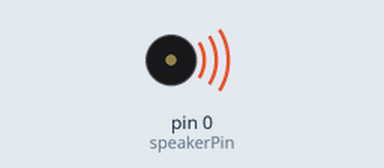
Bench run of a sketch on a simulated Arduino Uno, built with avr-gcc and run on an emulated ATmega328P. Shown: buzzer (waves = sounding).

Above: at 19.1 s.
At 25.5 s:
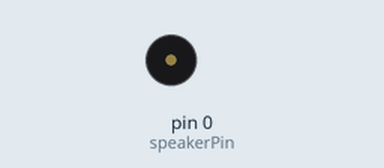
Timing chart, 0 to 52.5 s (numbered marks = the images above):
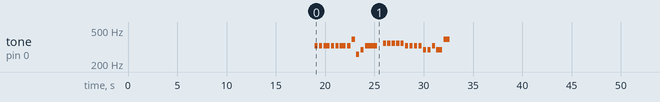

The sketch:

sketch_mar02a.ino
```cpp
/**
 *  Haili Cai
 *  Kyle Leung
 *  Zhuo Chen
 *
 */


// three row
int row1 = 13;  //Row 1
int row2 = 12;  //Row 2
int row3 = 11;  //Row 3


// nine column
int col1 = 10;
int col2 = 9;
int col3 = 8;
int col4 = 7;
int col5 = 6;
int col6 = 5;
int col7 = 4;
int col8 = 3;
int col9 = 2;


//the number of rows and columns
int rowmax = 3;
int colmax = 9;
//make arrays of col and row
int ledCol[9];
int ledRow[3];


/////////////////////music//////////////////

int speakerPin = 0;
int length = 26;
char notes[] = "eeeeeeegcde fffffeeeeddedg";
int beats[] = { 1, 1, 2, 1, 1, 2, 1, 1, 1, 1, 4, 1, 1, 1, 1, 1, 1, 1, 1, 1, 1, 1, 1, 1, 2, 2};

int tempo = 300;

// the setup routine runs once when you press reset:
void setup() {

  //used for random value
  //Serial.begin(9600);
  // initialize the digital pin as an output.

  //3 rows
  pinMode(row1, OUTPUT); //Top
  pinMode(row2, OUTPUT); //Middle
  pinMode(row3, OUTPUT); //Bottom

  //9 Columns
  pinMode(col1, OUTPUT); //Left
  pinMode(col2, OUTPUT); //Middle
  pinMode(col3, OUTPUT); //Right
  pinMode(col4, OUTPUT); //Left
  pinMode(col5, OUTPUT); //Middle
  pinMode(col6, OUTPUT); //Right
  pinMode(col7, OUTPUT); //Left
  pinMode(col8, OUTPUT); //Middle
  pinMode(col9, OUTPUT); //Right
  pinMode(speakerPin, OUTPUT);


  //fill array
  ledCol[0] = col1;
  ledCol[1] = col2;
  ledCol[2] = col3;
  ledCol[3] = col4;
  ledCol[4] = col5;
  ledCol[5] = col6;
  ledCol[6] = col7;
  ledCol[7] = col8;
  ledCol[8] = col9;

  ledRow[0] = row1;
  ledRow[1] = row2;
  ledRow[2] = row3;

  testAll(); //checks all the LEDS make sure they can all light.
}

// the loop routine runs over and over again forever:
void loop() {

   for (int i = 0; i < length; i++) {
    if (notes[i] == ' ') {
      delay(beats[i] * tempo); // rest
    } else {
      playNote(notes[i], beats[i] * tempo);
    }

    // pause between notes
    delay(tempo / 2);
  }

  frontFigure();
  rightFigure();
  backFigure();
  leftFigure();
  middleMove();

  panelRotate();
  panelRotate();
  panelRotate();
  panelRotate();
  panelRotate();
  panelRotate();
  panelRotate();

  antiClock(70);
  antiClock(80);
  antiClock(90);

  Clock(90);
  Clock(80);
  Clock(70);


  frontToBackPane();
  rightToLeftPane();
  backToFrontPane();
  leftToRightPane();
  bottomToTopPanel();
  topToBottomPanel();


  antiPanelRotate();
  antiPanelRotate();
  antiPanelRotate();
  antiPanelRotate();
  antiPanelRotate();
  antiPanelRotate();
  antiPanelRotate();

  delay(200);


  paneFTR();
  paneRTB();
  paneBTL();
  paneLTF();

  paneFTR();
  paneRTB();
  paneBTL();
  paneLTF();

  paneFTR();
  paneRTB();
  paneBTL();
  paneLTF();
  paneFTR();
  paneRTB();

  paneBTL();
  paneLTF();

  paneFTR();
  paneRTB();
  paneBTL();
  paneLTF();

  delay(300);
}
//end main loop


//All helper functions used to create designs and patters throughout the loop
//LED movements

//flashes both top and bottom panes
void lightning(){
    topon();
    bottomon();
    delay(30);
    topOff();
    bottomOff();
    delay(120);
    topon();
    bottomon();
    delay(30);
    topOff();
    bottomOff();
    topon();
    bottomon();
    delay(30);
    topOff();
    bottomOff();
    delay(120);
}


//animate
void paneLTF(){
  int del = 100;
    lefton();
    delay(del);
    leftOff();
    diagonalFTBPaneon();
    delay(del);
    diagonalFTBPaneOff();
    fronton();
    delay(del);
    frontOff();
}


//animate
void paneBTL(){
  int del = 100;
    backon();
    delay(del);
    backOff();
    diagonalBTFPaneon();
    delay(del);
    diagonalBTFPaneOff();
    lefton();
    delay(del);
    leftOff();
}

//animate
void paneRTB(){
  int del = 100;
    rightPaneon();
    delay(del);
    rightOff();
    diagonalFTBPaneon();
    delay(del);
    diagonalFTBPaneOff();
    backon();
    delay(del);
    backOff();
}

//animate
void paneFTR(){
  int del = 100;
    fronton();
    delay(del);
    frontOff();
    diagonalBTFPaneon();
    delay(del);
    diagonalBTFPaneOff();
    rightPaneon();
    delay(del);
    rightOff();
}


void panelRotate(){
    int del = 80;

    middleon();
    delay(del);
    middleOff();

    diagonalBTFPaneon();
    delay(del);
    diagonalBTFPaneOff();

    middleLRPaneon();
    delay(del);
    middleLRPaneOff();

    diagonalFTBPaneon();
    delay(del);
    diagonalFTBPaneOff();


    //back to start.
    //middleon();
    //delay(del);
    //middleOff();

}


void antiPanelRotate(){
    int del = 80;

    middleon();
    delay(del);
    middleOff();

    diagonalFTBPaneon();
    delay(del);
    diagonalFTBPaneOff();

    middleLRPaneon();
    delay(del);
    middleLRPaneOff();

    diagonalBTFPaneon();
    delay(del);
    diagonalBTFPaneOff();

}

// turn on the diagonal light
void diagonalBTFPaneon(){
    digitalWrite(row1, HIGH);
    digitalWrite(row2, HIGH);
    digitalWrite(row3, HIGH);
    digitalWrite(col7, HIGH);
    digitalWrite(col9, HIGH);
    digitalWrite(col3, HIGH);
}

// turn off the diagonal light
void diagonalBTFPaneOff(){
    digitalWrite(row1, LOW);
    digitalWrite(row2, LOW);
    digitalWrite(row3, LOW);
    digitalWrite(col3, LOW);
    digitalWrite(col9, LOW);
    digitalWrite(col7, LOW);
}

// turn on the diagonal light
void diagonalFTBPaneon(){
    digitalWrite(row1, HIGH);
    digitalWrite(row2, HIGH);
    digitalWrite(row3, HIGH);
    digitalWrite(col1, HIGH);
    digitalWrite(col9, HIGH);
    digitalWrite(col5, HIGH);

}

// turn off the diagonal light
void diagonalFTBPaneOff(){
    digitalWrite(row1, LOW);
    digitalWrite(row2, LOW);
    digitalWrite(row3, LOW);
    digitalWrite(col5, LOW);
    digitalWrite(col9, LOW);
    digitalWrite(col1, LOW);

}

void frontToBackPane(){
    int del = 300;
    fronton();
    delay(del);
    frontOff();
    middleon();
    delay(del);
    middleOff();
    backon();
    delay(del);
    backOff();
    middleon();
    delay(del);
    middleOff();
    fronton();
    delay(del);
    frontOff();
}

//animation
void rightToLeftPane(){
    int del = 300;
    rightPaneon();
    delay(del);
    rightOff();
    middleLRPaneon();
    delay(del);
    middleLRPaneOff();
    lefton();
    delay(del);
    leftOff();
    middleLRPaneon();
    delay(del);
    middleLRPaneOff();
    rightPaneon();
    delay(del);
    rightOff();
}

//animation
void backToFrontPane(){
    int del = 300;
    backon();
    delay(del);
    backOff();
    middleon();
    delay(del);
    middleOff();
    fronton();
    delay(del);
    frontOff();
    middleon();
    delay(del);
    middleOff();
    backon();
    delay(del);
    backOff();
}

//animation
void leftToRightPane(){
    int del = 300;
    lefton();
    delay(del);
    leftOff();
    middleLRPaneon();
    delay(del);
    middleLRPaneOff();
    rightPaneon();
    delay(del);
    rightOff();
    middleLRPaneon();
    delay(del);
    middleLRPaneOff();
    lefton();
    delay(del);
    leftOff();
}

//animation
void topToBottomPanel(){
    int del = 300;
    topon();
    delay(del);
    topOff();
    middleTBPaneon();
    delay(del);
    middleTBPaneOff();
    bottomon();
    delay(del);
    bottomOff();
    middleTBPaneon();
    delay(del);
    middleTBPaneOff();
    topon();
    delay(del);
    topOff();

}

//animation
void bottomToTopPanel(){
    int del = 300;
    bottomon();
    delay(del);
    bottomOff();
    middleTBPaneon();
    delay(del);
    middleTBPaneOff();
    topon();
    delay(del);
    topOff();
    middleTBPaneon();
    delay(del);
    middleTBPaneOff();
    bottomon();
    delay(del);
    bottomOff();

}


//turn on the first layer
void topon(){
    digitalWrite(row1, HIGH);
    digitalWrite(col1, HIGH);
    digitalWrite(col2, HIGH);
    digitalWrite(col3, HIGH);
    digitalWrite(col4, HIGH);
    digitalWrite(col5, HIGH);
    digitalWrite(col6, HIGH);
    digitalWrite(col7, HIGH);
    digitalWrite(col8, HIGH);
    digitalWrite(col9, HIGH);
}

// turn off the first layer
void topOff(){
    digitalWrite(row1, LOW);
    digitalWrite(col1, LOW);
    digitalWrite(col2, LOW);
    digitalWrite(col3, LOW);
    digitalWrite(col4, LOW);
    digitalWrite(col5, LOW);
    digitalWrite(col6, LOW);
    digitalWrite(col7, LOW);
    digitalWrite(col8, LOW);
    digitalWrite(col9, LOW);
}

// turn on the second layer
void middleTBPaneon(){
    digitalWrite(row2, HIGH);

    digitalWrite(col1, HIGH);
    digitalWrite(col2, HIGH);
    digitalWrite(col3, HIGH);
    digitalWrite(col4, HIGH);
    digitalWrite(col5, HIGH);
    digitalWrite(col6, HIGH);
    digitalWrite(col7, HIGH);
    digitalWrite(col8, HIGH);
    digitalWrite(col9, HIGH);
}

// turn off the second layer
void middleTBPaneOff(){
    digitalWrite(row2, LOW);

    digitalWrite(col1, LOW);
    digitalWrite(col2, LOW);
    digitalWrite(col3, LOW);
    digitalWrite(col4, LOW);
    digitalWrite(col5, LOW);
    digitalWrite(col6, LOW);
    digitalWrite(col7, LOW);
    digitalWrite(col8, LOW);
    digitalWrite(col9, LOW);
}

// turn on the bottom layer
void bottomon(){
    digitalWrite(row3, HIGH);
    digitalWrite(col1, HIGH);
    digitalWrite(col2, HIGH);
    digitalWrite(col3, HIGH);
    digitalWrite(col4, HIGH);
    digitalWrite(col5, HIGH);
    digitalWrite(col6, HIGH);
    digitalWrite(col7, HIGH);
    digitalWrite(col8, HIGH);
    digitalWrite(col9, HIGH);
}

// turn off the bottom layer
void bottomOff(){
    digitalWrite(row3, LOW);
    digitalWrite(col1, LOW);
    digitalWrite(col2, LOW);
    digitalWrite(col3, LOW);
    digitalWrite(col4, LOW);
    digitalWrite(col5, LOW);
    digitalWrite(col6, LOW);
    digitalWrite(col7, LOW);
    digitalWrite(col8, LOW);
    digitalWrite(col9, LOW);
}

// turn on the right pane
void rightPaneon(){
    digitalWrite(row1, HIGH);
    digitalWrite(row2, HIGH);
    digitalWrite(row3, HIGH);

    digitalWrite(col3, HIGH);
    digitalWrite(col4, HIGH);
    digitalWrite(col5, HIGH);
}

// turn off the right pane
void rightOff(){
    digitalWrite(row1, LOW);
    digitalWrite(row2, LOW);
    digitalWrite(row3, LOW);

    digitalWrite(col3, LOW);
    digitalWrite(col4, LOW);
    digitalWrite(col5, LOW);
}

// turn on the middle left right pane
void middleLRPaneon(){
    digitalWrite(row1, HIGH);
    digitalWrite(row2, HIGH);
    digitalWrite(row3, HIGH);

    digitalWrite(col2, HIGH);
    digitalWrite(col9, HIGH);
    digitalWrite(col6, HIGH);
}

// turn off the middle left right pane
void middleLRPaneOff(){
    digitalWrite(row1, LOW);
    digitalWrite(row2, LOW);
    digitalWrite(row3, LOW);

    digitalWrite(col2, LOW);
    digitalWrite(col9, LOW);
    digitalWrite(col6, LOW);
}

// turn on the left pane
void lefton(){
    digitalWrite(row1, HIGH);
    digitalWrite(row2, HIGH);
    digitalWrite(row3, HIGH);

    digitalWrite(col7, HIGH);
    digitalWrite(col8, HIGH);
    digitalWrite(col1, HIGH);
}

// turn off the left pane
void leftOff(){
    digitalWrite(row1, LOW);
    digitalWrite(row2, LOW);
    digitalWrite(row3, LOW);

    digitalWrite(col7, LOW);
    digitalWrite(col8, LOW);
    digitalWrite(col1, LOW);
}

// turn on the back pane
void backon(){
    digitalWrite(row1, HIGH);
    digitalWrite(row2, HIGH);
    digitalWrite(row3, HIGH);

    digitalWrite(col5, HIGH);
    digitalWrite(col6, HIGH);
    digitalWrite(col7, HIGH);
}

// turn off the back pane
void backOff(){
    digitalWrite(row1, LOW);
    digitalWrite(row2, LOW);
    digitalWrite(row3, LOW);

    digitalWrite(col5, LOW);
    digitalWrite(col6, LOW);
    digitalWrite(col7, LOW);
}

// turn on the middle pane
void middleon(){
    digitalWrite(row1, HIGH);
    digitalWrite(row2, HIGH);
    digitalWrite(row3, HIGH);

    digitalWrite(col4, HIGH);
    digitalWrite(col8, HIGH);
    digitalWrite(col9, HIGH);
}

// turn off the middle pane
void middleOff(){
    digitalWrite(row1, LOW);
    digitalWrite(row2, LOW);
    digitalWrite(row3, LOW);

    digitalWrite(col4, LOW);
    digitalWrite(col8, LOW);
    digitalWrite(col9, LOW);
}

// turn on the front pane
void fronton(){
    digitalWrite(row1, HIGH);
    digitalWrite(row2, HIGH);
    digitalWrite(row3, HIGH);

    digitalWrite(col1, HIGH);
    digitalWrite(col2, HIGH);
    digitalWrite(col3, HIGH);
}

// turn off the front pane
void frontOff(){
    digitalWrite(row1, LOW);
    digitalWrite(row2, LOW);
    digitalWrite(row3, LOW);

    digitalWrite(col1, LOW);
    digitalWrite(col2, LOW);
    digitalWrite(col3, LOW);
}

// antil clockwise rotate
void antiClock(int mov){
    int del = mov;

    for(int x=0; x<3; x++){
      for(int y=0; y<8; y++){
        on(ledRow[x],ledCol[y]);
        delay(del);
        off(ledRow[x],ledCol[y]);
      }
    }
}

// clockwise rotate
void Clock(int mov){
    int del = mov;

    for(int x=2; x>-1; x--){
      for(int y=7; y>-1; y--){
        on(ledRow[x],ledCol[y]);
        delay(del);
        off(ledRow[x],ledCol[y]);
      }
    }
}


//snake movement on front pane
void frontFigure(){

  int del = 100;

    for(int y=0;y<3;y++){
      on(ledRow[0],ledCol[y]);
      delay(del);
      off(ledRow[0],ledCol[y]);
    }
    for(int y=2;y>-1;y--){
      on(ledRow[1],ledCol[y]);
      delay(del);
      off(ledRow[1],ledCol[y]);
    }
    for(int y=0;y<3;y++){
      on(ledRow[2],ledCol[y]);
      delay(del);
      off(ledRow[2],ledCol[y]);
    }
    for(int y=2;y>-1;y--){
      on(ledRow[1],ledCol[y]);
      delay(del);
      off(ledRow[1],ledCol[y]);
    }

}


void rightFigure(){

  int del = 130;

    for(int y=2;y<5;y++){
      on(ledRow[0],ledCol[y]);
      delay(del);
      off(ledRow[0],ledCol[y]);
    }
    for(int y=4;y>1;y--){
      on(ledRow[1],ledCol[y]);
      delay(del);
      off(ledRow[1],ledCol[y]);
    }
    for(int y=2;y<5;y++){
      on(ledRow[2],ledCol[y]);
      delay(del);
      off(ledRow[2],ledCol[y]);
    }
    for(int y=4;y>1;y--){
      on(ledRow[1],ledCol[y]);
      delay(del);
      off(ledRow[1],ledCol[y]);
    }

}

void backFigure(){

  int del = 130;

    for(int y=4;y<7;y++){
      on(ledRow[0],ledCol[y]);
      delay(del);
      off(ledRow[0],ledCol[y]);
    }
    for(int y=6;y>3;y--){
      on(ledRow[1],ledCol[y]);
      delay(del);
      off(ledRow[1],ledCol[y]);
    }
    for(int y=4;y<7;y++){
      on(ledRow[2],ledCol[y]);
      delay(del);
      off(ledRow[2],ledCol[y]);
    }
    for(int y=6;y>3;y--){
      on(ledRow[1],ledCol[y]);
      delay(del);
      off(ledRow[1],ledCol[y]);
    }

}

void leftFigure(){

  int del = 130;

    for(int y=6;y<8;y++){
      on(ledRow[0],ledCol[y]);
      delay(del);
      off(ledRow[0],ledCol[y]);
    }

      //back to first
      on(ledRow[0],ledCol[0]);
      delay(del);
      off(ledRow[0],ledCol[0]);


      //back to first
      on(ledRow[1],ledCol[0]);
      delay(del);
      off(ledRow[1],ledCol[0]);


    for(int y=7;y>5;y--){
      on(ledRow[1],ledCol[y]);
      delay(del);
      off(ledRow[1],ledCol[y]);
    }

    for(int y=6;y<8;y++){
      on(ledRow[2],ledCol[y]);
      delay(del);
      off(ledRow[2],ledCol[y]);
    }

      //back to first
      on(ledRow[2],ledCol[0]);
      delay(del);
      off(ledRow[2],ledCol[0]);


      //back to first
      on(ledRow[1],ledCol[0]);
      delay(del);
      off(ledRow[1],ledCol[0]);

    for(int y=6;y>5;y--){
      on(ledRow[1],ledCol[y]);
      delay(del);
      off(ledRow[1],ledCol[y]);
    }

}


void middleMove(){
      int del = 130;
      on(ledRow[0],ledCol[8]);
      delay(del);
      off(ledRow[0],ledCol[8]);

      on(ledRow[1],ledCol[8]);
      delay(del);
      off(ledRow[1],ledCol[8]);

      on(ledRow[2],ledCol[8]);
      delay(del);
      off(ledRow[2],ledCol[8]);

      on(ledRow[1],ledCol[8]);
      delay(del);
      off(ledRow[1],ledCol[8]);

      on(ledRow[0],ledCol[8]);
      delay(del);
      off(ledRow[0],ledCol[8]);
}

//turn on all LEDs one by one.
void testAll(){
    int del = 500;

    for(int x=0;x<3;x++){
      for(int y=0;y<9;y++){
        //Serial.print(x + " " + y);
        on(ledRow[x],ledCol[y]);
        delay(del);
        off(ledRow[x],ledCol[y]);
        delay(200);
      }
    }
}


//turn on LED based on row number and column number
void on(int row, int col){

  digitalWrite(row, HIGH); //turn on row
  digitalWrite(col, HIGH); //turn on col

}

//overload funtion - used to turn LED on with certain intensity
void on(int row, int col, int value){
  digitalWrite(row, HIGH); //turn on row
  analogWrite(col, value); //turn on col
}


//turn off LED based on row number and column number
void off(int row, int col){
  digitalWrite(row, LOW); //turn on row
  digitalWrite(col, LOW); //turn on col
}


////////////////////////////////music///////////////////////////


void playTone(int tone, int duration) {
  for (long i = 0; i < duration * 1000L; i += tone * 2) {
    digitalWrite(speakerPin, HIGH);
    delayMicroseconds(tone);
    digitalWrite(speakerPin, LOW);
    delayMicroseconds(tone);
  }
}
void playNote(char note, int duration) {
  char names[] = { 'c', 'd', 'e', 'f', 'g', 'a', 'b', 'C' };
  int tones[] = { 1915, 1700, 1519, 1432, 1275, 1136, 1014, 956 };

  // play the tone corresponding to the note name
  for (int i = 0; i < 8; i++) {
    if (names[i] == note) {
      playTone(tones[i], duration);
    }
  }
}
```

Measured:
- by itself, tone on pin 0 (speakerPin): plays 328 Hz for 0.32 s, 328 Hz for 0.32 s, 328 Hz for 0.60 s, 328 Hz for 0.32 s, 328 Hz for 0.32 s, 328 Hz for 0.60 s … (63 notes in this stretch)
